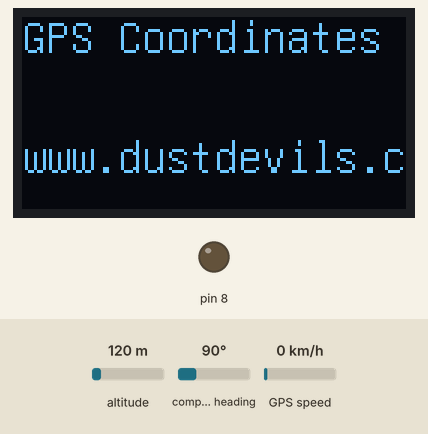
A sketch run on a simulated Arduino Uno, built with avr-gcc and run on an emulated ATmega328P. On the bench: 128×64 one-colour display, output pins drawn as LEDs (lit = HIGH). The inputs (shaded band) are chosen by the test bench; at power-on: altitude 120 m, compass heading 90°, GPS speed 0 km/h. The GPS gets a fix after 3 s at 37.7749, -122.4194 with 8 satellites.

Above: at 2.5 s.

The sketch:

testoled0.96.ino
```cpp
#include "U8glib.h"
#include "TinyGPS.h"
#include "SoftwareSerial.h"


// setup u8g object, please remove comment from one of the following constructor calls
// IMPORTANT NOTE: The following list is incomplete. The complete list of supported
// devices with all constructor calls is here: https://github.com/olikraus/u8glib/wiki/device
//U8GLIB_NHD27OLED_BW u8g(13, 11, 10, 9);	// SPI Com: SCK = 13, MOSI = 11, CS = 10, A0 = 9
//U8GLIB_NHD27OLED_2X_BW u8g(13, 11, 10, 9);	// SPI Com: SCK = 13, MOSI = 11, CS = 10, A0 = 9
//U8GLIB_NHD27OLED_GR u8g(13, 11, 10, 9);	// SPI Com: SCK = 13, MOSI = 11, CS = 10, A0 = 9
//U8GLIB_NHD27OLED_2X_GR u8g(13, 11, 10, 9);	// SPI Com: SCK = 13, MOSI = 11, CS = 10, A0 = 9
//U8GLIB_NHD31OLED_BW u8g(13, 11, 10, 9);	// SPI Com: SCK = 13, MOSI = 11, CS = 10, A0 = 9
//U8GLIB_NHD31OLED_2X_BW u8g(13, 11, 10, 9);	// SPI Com: SCK = 13, MOSI = 11, CS = 10, A0 = 9
//U8GLIB_NHD31OLED_GR u8g(13, 11, 10, 9);	// SPI Com: SCK = 13, MOSI = 11, CS = 10, A0 = 9
//U8GLIB_NHD31OLED_2X_GR u8g(13, 11, 10, 9);	// SPI Com: SCK = 13, MOSI = 11, CS = 10, A0 = 9
//U8GLIB_DOGS102 u8g(13, 11, 10, 9, 8);		// SPI Com: SCK = 13, MOSI = 11, CS = 10, A0 = 9
//U8GLIB_DOGM132 u8g(13, 11, 10, 9);		// SPI Com: SCK = 13, MOSI = 11, CS = 10, A0 = 9
//U8GLIB_DOGM128 u8g(13, 11, 10, 9);		// SPI Com: SCK = 13, MOSI = 11, CS = 10, A0 = 9
//U8GLIB_DOGM128_2X u8g(13, 11, 10, 9);		// SPI Com: SCK = 13, MOSI = 11, CS = 10, A0 = 9
//U8GLIB_ST7920_128X64_1X u8g(8, 9, 10, 11, 4, 5, 6, 7, 18, 17, 16);   // 8Bit Com: D0..D7: 8,9,10,11,4,5,6,7 en=18, di=17,rw=16
//U8GLIB_ST7920_128X64_4X u8g(8, 9, 10, 11, 4, 5, 6, 7, 18, 17, 16);   // 8Bit Com: D0..D7: 8,9,10,11,4,5,6,7 en=18, di=17,rw=16
//U8GLIB_ST7920_128X64_1X u8g(18, 16, 17);	// SPI Com: SCK = en = 18, MOSI = rw = 16, CS = di = 17
//U8GLIB_ST7920_128X64_4X u8g(18, 16, 17);	// SPI Com: SCK = en = 18, MOSI = rw = 16, CS = di = 17
//U8GLIB_ST7920_192X32_1X u8g(8, 9, 10, 11, 4, 5, 6, 7, 18, 17, 16);   // 8Bit Com: D0..D7: 8,9,10,11,4,5,6,7 en=18, di=17,rw=16
//U8GLIB_ST7920_192X32_4X u8g(8, 9, 10, 11, 4, 5, 6, 7, 18, 17, 16);   // 8Bit Com: D0..D7: 8,9,10,11,4,5,6,7 en=18, di=17,rw=16
//U8GLIB_ST7920_192X32_1X u8g(18, 16, 17);	// SPI Com: SCK = en = 18, MOSI = rw = 16, CS = di = 17
//U8GLIB_ST7920_192X32_4X u8g(18, 16, 17);	// SPI Com: SCK = en = 18, MOSI = rw = 16, CS = di = 17
//U8GLIB_ST7920_192X32_1X u8g(13, 11, 10);	// SPI Com: SCK = en = 13, MOSI = rw = 11, CS = di = 10
//U8GLIB_ST7920_192X32_4X u8g(10);		// SPI Com: SCK = en = 13, MOSI = rw = 11, CS = di = 10, HW SPI
//U8GLIB_ST7920_202X32_1X u8g(8, 9, 10, 11, 4, 5, 6, 7, 18, 17, 16);   // 8Bit Com: D0..D7: 8,9,10,11,4,5,6,7 en=18, di=17,rw=16
//U8GLIB_ST7920_202X32_4X u8g(8, 9, 10, 11, 4, 5, 6, 7, 18, 17, 16);   // 8Bit Com: D0..D7: 8,9,10,11,4,5,6,7 en=18, di=17,rw=16
//U8GLIB_ST7920_202X32_1X u8g(18, 16, 17);	// SPI Com: SCK = en = 18, MOSI = rw = 16, CS = di = 17
//U8GLIB_ST7920_202X32_4X u8g(18, 16, 17);	// SPI Com: SCK = en = 18, MOSI = rw = 16, CS = di = 17
//U8GLIB_LM6059 u8g(13, 11, 10, 9);		// SPI Com: SCK = 13, MOSI = 11, CS = 10, A0 = 9
//U8GLIB_LM6063 u8g(13, 11, 10, 9);		// SPI Com: SCK = 13, MOSI = 11, CS = 10, A0 = 9
//U8GLIB_DOGXL160_BW u8g(10, 9);		// SPI Com: SCK = 13, MOSI = 11, CS = 10, A0 = 9
//U8GLIB_DOGXL160_GR u8g(13, 11, 10, 9);	// SPI Com: SCK = 13, MOSI = 11, CS = 10, A0 = 9
//U8GLIB_DOGXL160_2X_BW u8g(13, 11, 10, 9);	// SPI Com: SCK = 13, MOSI = 11, CS = 10, A0 = 9
//U8GLIB_DOGXL160_2X_GR u8g(13, 11, 10, 9);	// SPI Com: SCK = 13, MOSI = 11, CS = 10, A0 = 9
//U8GLIB_PCD8544 u8g(13, 11, 10, 9, 8);		// SPI Com: SCK = 13, MOSI = 11, CS = 10, A0 = 9, Reset = 8
//U8GLIB_PCF8812 u8g(13, 11, 10, 9, 8);		// SPI Com: SCK = 13, MOSI = 11, CS = 10, A0 = 9, Reset = 8
//U8GLIB_KS0108_128 u8g(8, 9, 10, 11, 4, 5, 6, 7, 18, 14, 15, 17, 16); 		// 8Bit Com: D0..D7: 8,9,10,11,4,5,6,7 en=18, cs1=14, cs2=15,di=17,rw=16
//U8GLIB_LC7981_160X80 u8g(8, 9, 10, 11, 4, 5, 6, 7,  18, 14, 15, 17, 16); 	// 8Bit Com: D0..D7: 8,9,10,11,4,5,6,7 en=18, cs=14 ,di=15,rw=17, reset = 16
//U8GLIB_LC7981_240X64 u8g(8, 9, 10, 11, 4, 5, 6, 7,  18, 14, 15, 17, 16); 	// 8Bit Com: D0..D7: 8,9,10,11,4,5,6,7 en=18, cs=14 ,di=15,rw=17, reset = 16
//U8GLIB_LC7981_240X128 u8g(8, 9, 10, 11, 4, 5, 6, 7,  18, 14, 15, 17, 16); 	// 8Bit Com: D0..D7: 8,9,10,11,4,5,6,7 en=18, cs=14 ,di=15,rw=17, reset = 16
//U8GLIB_ILI9325D_320x240 u8g(18,17,19,U8G_PIN_NONE,16 );  			// 8Bit Com: D0..D7: 0,1,2,3,4,5,6,7 en=wr=18, cs=17, rs=19, rd=U8G_PIN_NONE, reset = 16
//U8GLIB_SBN1661_122X32 u8g(8,9,10,11,4,5,6,7,14,15, 17, U8G_PIN_NONE, 16); 	// 8Bit Com: D0..D7: 8,9,10,11,4,5,6,7 cs1=14, cs2=15,di=17,rw=16,reset = 16
//U8GLIB_SSD1306_128X64 u8g(13, 11, 10, 9);	// SW SPI Com: SCK = 13, MOSI = 11, CS = 10, A0 = 9
//U8GLIB_SSD1306_128X64 u8g(4, 5, 6, 7);	// SW SPI Com: SCK = 4, MOSI = 5, CS = 6, A0 = 7 (new white HalTec OLED)
//U8GLIB_SSD1306_128X64 u8g(10, 9);		// HW SPI Com: CS = 10, A0 = 9 (Hardware Pins are  SCK = 13 and MOSI = 11)
U8GLIB_SSD1306_128X64 u8g(U8G_I2C_OPT_NONE|U8G_I2C_OPT_DEV_0);	// I2C / TWI
//U8GLIB_SSD1306_128X64 u8g(U8G_I2C_OPT_DEV_0|U8G_I2C_OPT_NO_ACK|U8G_I2C_OPT_FAST);	// Fast I2C / TWI
//U8GLIB_SSD1306_128X64 u8g(U8G_I2C_OPT_NO_ACK);	// Display which does not send AC
//U8GLIB_SSD1306_ADAFRUIT_128X64 u8g(13, 11, 10, 9);	// SW SPI Com: SCK = 13, MOSI = 11, CS = 10, A0 = 9
//U8GLIB_SSD1306_ADAFRUIT_128X64 u8g(10, 9);		// HW SPI Com: CS = 10, A0 = 9 (Hardware Pins are  SCK = 13 and MOSI = 11)
//U8GLIB_SSD1306_128X32 u8g(13, 11, 10, 9);	// SW SPI Com: SCK = 13, MOSI = 11, CS = 10, A0 = 9
//U8GLIB_SSD1306_128X32 u8g(10, 9);             // HW SPI Com: CS = 10, A0 = 9 (Hardware Pins are  SCK = 13 and MOSI = 11)
//U8GLIB_SSD1306_128X32 u8g(U8G_I2C_OPT_NONE);	// I2C / TWI
//U8GLIB_SSD1306_64X48 u8g(13, 11, 10, 9);	// SW SPI Com: SCK = 13, MOSI = 11, CS = 10, A0 = 9
//U8GLIB_SSD1306_64X48 u8g(10, 9);             // HW SPI Com: CS = 10, A0 = 9 (Hardware Pins are  SCK = 13 and MOSI = 11)
//U8GLIB_SSD1306_64X48 u8g(U8G_I2C_OPT_NONE);	// I2C / TWI
//U8GLIB_SH1106_128X64 u8g(13, 11, 10, 9);	// SW SPI Com: SCK = 13, MOSI = 11, CS = 10, A0 = 9
//U8GLIB_SH1106_128X64 u8g(4, 5, 6, 7);	// SW SPI Com: SCK = 4, MOSI = 5, CS = 6, A0 = 7 (new blue HalTec OLED)
//U8GLIB_SH1106_128X64 u8g(U8G_I2C_OPT_NONE);	// I2C / TWI
//U8GLIB_SH1106_128X64 u8g(U8G_I2C_OPT_DEV_0|U8G_I2C_OPT_FAST);	// Dev 0, Fast I2C / TWI
//U8GLIB_SH1106_128X64 u8g(U8G_I2C_OPT_NO_ACK);	// Display which does not send ACK
//U8GLIB_SSD1309_128X64 u8g(13, 11, 10, 9);	// SPI Com: SCK = 13, MOSI = 11, CS = 10, A0 = 9
//U8GLIB_SSD1327_96X96_GR u8g(U8G_I2C_OPT_NONE);	// I2C
//U8GLIB_SSD1327_96X96_2X_GR u8g(U8G_I2C_OPT_NONE);	// I2C
//U8GLIB_UC1611_DOGM240 u8g(U8G_I2C_OPT_NONE);	// I2C
//U8GLIB_UC1611_DOGM240 u8g(13, 11, 10, 9, 8);	// SW SPI Com: SCK = 13, MOSI = 11, CS = 10, A0 = 9, RST = 8
//U8GLIB_UC1611_DOGM240 u8g(10, 9);		// HW SPI Com: CS = 10, A0 = 9 (Hardware Pins are  SCK = 13 and MOSI = 11)
//U8GLIB_UC1611_DOGM240 u8g(10, 9);		// HW SPI Com: CS = 10, A0 = 9 (Hardware Pins are  SCK = 13 and MOSI = 11)
//U8GLIB_UC1611_DOGM240 u8g(8, 9, 10, 11, 4, 5, 6, 7, 18, 3, 17, 16);   // 8Bit Com: D0..D7: 8,9,10,11,4,5,6,7 en=18, cs=3, di/a0=17,rw=16
//U8GLIB_UC1611_DOGXL240 u8g(U8G_I2C_OPT_NONE);	// I2C
//U8GLIB_UC1611_DOGXL240 u8g(13, 11, 10, 9, 8);	// SW SPI Com: SCK = 13, MOSI = 11, CS = 10, A0 = 9, RST = 8
//U8GLIB_UC1611_DOGXL240 u8g(10, 9);		// HW SPI Com: CS = 10, A0 = 9 (Hardware Pins are  SCK = 13 and MOSI = 11)
//U8GLIB_UC1611_DOGXL240 u8g(8, 9, 10, 11, 4, 5, 6, 7, 18, 3, 17, 16);   // 8Bit Com: D0..D7: 8,9,10,11,4,5,6,7 en=18, cs=3, di/a0=17,rw=16
//U8GLIB_NHD_C12864 u8g(13, 11, 10, 9, 8);	// SPI Com: SCK = 13, MOSI = 11, CS = 10, A0 = 9, RST = 8
//U8GLIB_NHD_C12832 u8g(13, 11, 10, 9, 8);	// SPI Com: SCK = 13, MOSI = 11, CS = 10, A0 = 9, RST = 8
//U8GLIB_LD7032_60x32 u8g(13, 11, 10, 9, 8);	// SPI Com: SCK = 13, MOSI = 11, CS = 10, A0 = 9, RST = 8
//U8GLIB_LD7032_60x32 u8g(11, 12, 9, 10, 8);	// SPI Com: SCK = 11, MOSI = 12, CS = 9, A0 = 10, RST = 8  (SW SPI Nano Board)
//U8GLIB_UC1608_240X64 u8g(13, 11, 10, 9, 8);	// SW SPI Com: SCK = 13, MOSI = 11, CS = 10, A0 = 9, RST = 8
//U8GLIB_UC1608_240X64_2X u8g(13, 11, 10, 9, 8);	// SW SPI Com: SCK = 13, MOSI = 11, CS = 10, A0 = 9, RST = 8
//U8GLIB_UC1608_240X64 u8g(10, 9, 8);	// HW SPI Com: SCK = 13, MOSI = 11, CS = 10, A0 = 9, RST = 8
//U8GLIB_UC1608_240X64_2X u8g(10, 9, 8);	// HW SPI Com: SCK = 13, MOSI = 11, CS = 10, A0 = 9, RST = 8
//U8GLIB_UC1608_240X u8g(13, 11, 10, 9, 8);	// SW SPI Com: SCK = 13, MOSI = 11, CS = 10, A0 = 9, RST = 8
//U8GLIB_UC1608_240X64_2X u8g(13, 11, 10, 9, 8);	// SW SPI Com: SCK = 13, MOSI = 11, CS = 10, A0 = 9, RST = 8
//U8GLIB_UC1608_240X64 u8g(10, 9, 8);	// HW SPI Com: SCK = 13, MOSI = 11, CS = 10, A0 = 9, RST = 8
//U8GLIB_UC1608_240X64_2X u8g(10, 9, 8);	// HW SPI Com: SCK = 13, MOSI = 11, CS = 10, A0 = 9, RST = 8
//U8GLIB_T6963_240X128 u8g(8, 9, 10, 11, 4, 5, 6, 7, 14, 15, 17, 18, 16); // 8Bit Com: D0..D7: 8,9,10,11,4,5,6,7, cs=14, a0=15, wr=17, rd=18, reset=16
//U8GLIB_T6963_128X128 u8g(8, 9, 10, 11, 4, 5, 6, 7, 14, 15, 17, 18, 16); // 8Bit Com: D0..D7: 8,9,10,11,4,5,6,7, cs=14, a0=15, wr=17, rd=18, reset=16
//U8GLIB_T6963_240X64 u8g(8, 9, 10, 11, 4, 5, 6, 7, 14, 15, 17, 18, 16); // 8Bit Com: D0..D7: 8,9,10,11,4,5,6,7, cs=14, a0=15, wr=17, rd=18, reset=16
//U8GLIB_T6963_128X64 u8g(8, 9, 10, 11, 4, 5, 6, 7, 14, 15, 17, 18, 16); // 8Bit Com: D0..D7: 8,9,10,11,4,5,6,7, cs=14, a0=15, wr=17, rd=18, reset=16
//U8GLIB_HT1632_24X16 u8g(3, 2, 4);		// WR = 3, DATA = 2, CS = 4
//U8GLIB_SSD1351_128X128_332 u8g(13, 11, 8, 9, 7); // Arduino UNO: SW SPI Com: SCK = 13, MOSI = 11, CS = 8, A0 = 9, RESET = 7 (http://electronics.ilsoft.co.uk/ArduinoShield.aspx)
//U8GLIB_SSD1351_128X128_332 u8g(76, 75, 8, 9, 7); // Arduino DUE: SW SPI Com: SCK = 13, MOSI = 11, CS = 8, A0 = 9, RESET = 7 (http://electronics.ilsoft.co.uk/ArduinoShield.aspx)
//U8GLIB_SSD1351_128X128_332 u8g(8, 9, 7); // Arduino: HW SPI Com: SCK = 13, MOSI = 11, CS = 8, A0 = 9, RESET = 7 (http://electronics.ilsoft.co.uk/ArduinoShield.aspx)
//U8GLIB_SSD1351_128X128_HICOLOR u8g(76, 75, 8, 9, 7); // Arduino DUE, SW SPI Com: SCK = 76, MOSI = 75, CS = 8, A0 = 9, RESET = 7 (http://electronics.ilsoft.co.uk/ArduinoShield.aspx)
//U8GLIB_SSD1351_128X128_HICOLOR u8g(8, 9, 7); // Arduino, HW SPI Com: SCK = 76, MOSI = 75, CS = 8, A0 = 9, RESET = 7 (http://electronics.ilsoft.co.uk/ArduinoShield.aspx)
//U8GLIB_SSD1351_128X128GH_332 u8g(8, 9, 7); // Arduino, HW SPI Com: SCK = 76, MOSI = 75, CS = 8, A0 = 9, RESET = 7 (Freetronics OLED)
//U8GLIB_SSD1351_128X128GH_HICOLOR u8g(8, 9, 7); // Arduino, HW SPI Com: SCK = 76, MOSI = 75, CS = 8, A0 = 9, RESET = 7 (Freetronics OLED)


TinyGPS gps;
//
int unoRxPin = 6; // connected to TX pin of the GPS
int unoTxPin = 7; // connected to RX pin of the GPS
SoftwareSerial ss(unoRxPin, unoTxPin);

float flat = 0;
float flon = 0;

float gpsSpeed = 0;

int backLight = 13;    // pin 13 will control the backlight
//
long startMillis;
long secondsToFirstLocation = 0;


void draw(void) {
  // graphic commands to redraw the complete screen should be placed here
  u8g.setFont(u8g_font_unifont);
  //u8g.setFont(u8g_font_osb21);
  u8g.drawStr( 0, 12, "Hello World!");

  u8g.drawStr( 0, 22, "Hello World!");
  u8g.drawStr( 0, 32, "Hello World!");
  u8g.drawStr( 0, 42, "Hello World!");
  u8g.drawStr( 0, 52, "Hello World!");
  u8g.drawStr( 0, 62, "Hello World!");
}

void setup(void) {

    ss.begin(9600);

  // flip screen, if required
  // u8g.setRot180();

  // set SPI backup if required
  //u8g.setHardwareBackup(u8g_backup_avr_spi);

  // assign default color value
  if ( u8g.getMode() == U8G_MODE_R3G3B2 ) {
    u8g.setColorIndex(255);     // white
  }
  else if ( u8g.getMode() == U8G_MODE_GRAY2BIT ) {
    u8g.setColorIndex(3);         // max intensity
  }
  else if ( u8g.getMode() == U8G_MODE_BW ) {
    u8g.setColorIndex(1);         // pixel on
  }
  else if ( u8g.getMode() == U8G_MODE_HICOLOR ) {
    u8g.setHiColorByRGB(255,255,255);
  }

  pinMode(8, OUTPUT);
}

void loop(void) {

   delay(1000);

    // GPS Data Aquaring

    bool newData = false;
    unsigned long chars = 0;
    unsigned short sentences, failed;

    // For one second we parse GPS data and report some key values
    for (unsigned long start = millis(); millis() - start < 1000;)
    {
      while (ss.available())
      {
        int c = ss.read();
        ++chars;
        if (gps.encode(c)) // Did a new valid sentence come in?
          newData = true;
      }
    }

    if (newData)
    {
      // we have a location fix so output the lat / long and time to acquire
      if (secondsToFirstLocation == 0) {
        secondsToFirstLocation = (millis() - startMillis) / 1000;
      }

      // lcd2.clear();  // start with a blank screen

      unsigned long age;
      gps.f_get_position(&flat, &flon, &age);
      gpsSpeed = gps.f_speed_kmph();

//      if (gpsSpeed >= topGPSSpeed) {
//
//        topGPSSpeed = gpsSpeed;
//
//
//      } else if (gpsSpeed >= topGPSSpeed) {
//        // do nothing
//      } else {
//        // do nothing
//      }


      // GPS Top Speed
  //    Serial.print("Top Speed =");
  //    Serial.println(topGPSSpeed , 2);


      // lcd2.setCursor(0, 0);          // set cursor to column 0, row 0 (the first row)
      Serial.print("Lat=");
      Serial.println(flat == TinyGPS::GPS_INVALID_F_ANGLE ? 0.0 : flat, 6);

      //

      Serial.print("Long=");
      Serial.println(flon == TinyGPS::GPS_INVALID_F_ANGLE ? 0.0 : flon, 6);
      Serial.print("  !!!  GPS SPeed =");
      Serial.print(gpsSpeed);

      if (chars == 0) {
        // if you haven't got any chars then likely a wiring issue
       // lcd2.setCursor(0, 2);          // set cursor to column 0, row 0 (the first row)
        Serial.print("No GPS: check wiring");
      }
      else if (secondsToFirstLocation == 0) {
        // if you have received some chars but not yet got a fix then indicate still searching and elapsed time
        //lcd2.clear();  // start with a blank screen

        long seconds = (millis() - startMillis) / 1000;

        //lcd2.setCursor(0, 0);          // set cursor to column 0, row 0 (the first row)
       // lcd2.print("Searching ");
        for (int i = 0; i < seconds % 4; ++i) {
         // lcd2.print(".");
        }
      }

    }
  // picture loop
  u8g.firstPage();
  do {

      u8g.setFont(u8g_font_unifont);
  //u8g.setFont(u8g_font_osb21);

  u8g.drawStr( 0, 12, "GPS Coordinates ");
//    u8g.drawStr( 0, 22,String.valueOf(flat));
//  u8g.drawStr( 0, 32,String.valueOf(flon));
//  u8g.drawStr( 0, 42,String.valueOf((gpsSpeed));
//
  u8g.println( flat);
  u8g.println(flon);
  u8g.println(gpsSpeed);
  u8g.drawStr( 0, 52, "www.dustdevils.com");
  //u8g.drawStr( 0, 62, "Hello World!");
    //draw();
  } while( u8g.nextPage() );

  // rebuild the picture after some delay
  delay(50);
}
```
